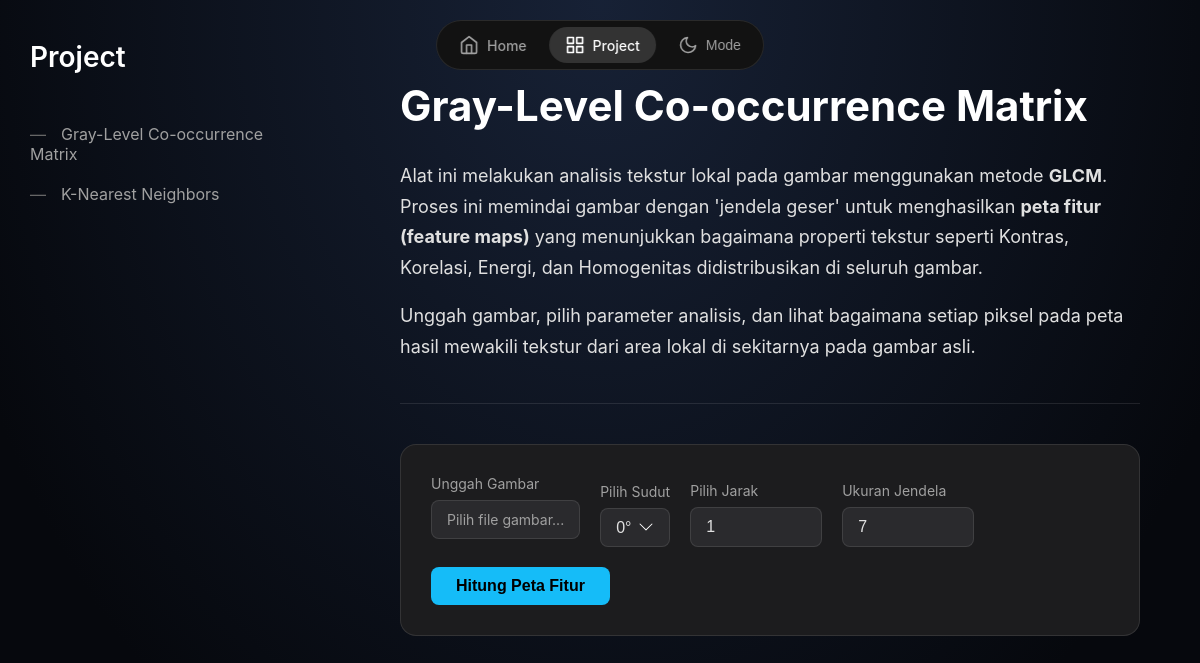
/task/1, run on the app's committed database.
### app.py (models this page shows)
class Task(db.Model):
    id = db.Column(db.Integer, primary_key=True)
    title = db.Column(db.String(100), nullable=False)
    thumbnail = db.Column(db.String(100), nullable=True)
    description = db.Column(db.Text, nullable=False)
    content = db.Column(db.Text, nullable=False)

### app.py (the view, shortened to what this page needs)
@app.route('/task/<int:task_id>', methods=['GET', 'POST'])
def task_detail(task_id):
    task = Task.query.get_or_404(task_id)
    tasks = Task.query.all()
    return render_template('task_detail.html', show_sidebar=True, task=task, tasks=tasks)

### templates/task_detail.html (shortened to what this page needs)
{% extends 'base.html' %}
{% block header %}{{ task.title }}{% endblock %}
{% block content %}
<div class="task-content">
    {{ task.content|safe }}
</div>
<hr class="section-divider">
<div class="glcm-tool-container">
    <form method="POST" enctype="multipart/form-data" class="glcm-form">
        <div class="form-group">
            <label for="image-upload-label">Unggah Gambar</label>
            <label for="image-upload" class="custom-file-upload" id="image-upload-label">
                <span id="file-name-display">Pilih file gambar...</span>
            </label>
        </div>
        <div class="form-group">
            <label for="angle-select">Pilih Sudut</label>
            <select id="angle-select" name="angle">
                <option value="0">0°</option>
            </select>
        </div>
        <div class="form-group">
            <label for="distance-input">Pilih Jarak</label>
            <input type="number" id="distance-input" name="distance" value="1" min="1" max="20" class="number-input">
        </div>
        <div class="form-group">
            <label for="window-size-input">Ukuran Jendela</label>
            <input type="number" id="window-size-input" name="window_size" value="7" min="3" step="2" class="number-input">
        </div>
        <button type="submit" class="btn-submit">Hitung Peta Fitur</button>
    </form>
</div>
{% endblock %}

### templates/base.html (shortened to what this page needs)
<!DOCTYPE html>
<html lang="id">
<head>
    <link rel="stylesheet" href="{{ url_for('static', filename='style.css') }}">
</head>
<body>
    <nav class="top-nav">
        <a href="{{ url_for('index') }}" class="nav-item {% if not show_sidebar %}active{% endif %}">
            <svg xmlns="http://www.w3.org/2000/svg" width="24" height="24" viewBox="0 0 24 24" fill="none" stroke="currentColor" stroke-width="2" stroke-linecap="round" stroke-linejoin="round"><path d="m3 9 9-7 9 7v11a2 2 0 0 1-2 2H5a2 2 0 0 1-2-2z"></path><polyline points="9 22 9 12 15 12 15 22"></polyline></svg>
            <span>Home</span>
        </a>
        <a href="{{ url_for('tugas') }}" class="nav-item {% if show_sidebar %}active{% endif %}">
            <span>Project</span>
        </a>
        <button class="nav-item theme-toggle">
            <svg xmlns="http://www.w3.org/2000/svg" width="24" height="24" viewBox="0 0 24 24" fill="none" stroke="currentColor" stroke-width="2" stroke-linecap="round" stroke-linejoin="round"><path d="M21 12.79A9 9 0 1 1 11.21 3 7 7 0 0 0 21 12.79z"></path></svg>
            <span>Mode</span>
        </button>
    </nav>
    <div class="wrapper">
        {% if show_sidebar %}
        <aside class="sidebar">
            <h1 class="sidebar-title">Project</h1>
            <nav class="sidebar-nav">
                <ul>
                    {% for task_item in tasks %}
                    <li><a href="{{ url_for('task_detail', task_id=task_item.id) }}">{{ task_item.title }}</a></li>
                    {% endfor %}
                </ul>
            </nav>
        </aside>
        {% endif %}
        <main class="main-content {% if not show_sidebar %}full-width{% endif %}">
            <header>
                <h2>{% block header %}{% endblock %}</h2>
            </header>
            <article>
                {% block content %}{% endblock %}
            </article>
        </main>
    </div>
</body>
</html>

### static/style.css (style rules this page uses)
:root { --bg-dark: radial-gradient(ellipse at 50% 0%, hsl(220, 40%, 15%) 0%, #06080D 80%); --text-dark: #e0e0e0; --text-muted-dark: #a0a0a0; --text-header-dark: #ffffff; --card-bg-dark: #1c1c1e; --nav-bg-dark: #121212; --nav-active-dark: #333333; --link-dark: #15BCF8; --link-hover-dark: #49d0fc; --border-dark: rgba(255, 255, 255, 0.1); --bg-light: radial-gradient(ellipse at 50% 0%, hsl(195, 100%, 85%) 0%, #ffffff 70%); --text-light: #222222; --text-muted-light: #555555; --text-header-light: #000000; --card-bg-light: #ffffff; --nav-bg-light: rgba(255, 255, 255, 0.85); --nav-active-light: #e0e0e0; --link-light: #0077cc; --link-hover-light: #0099ff; --border-light: rgba(0, 0, 0, 0.1); }
body { background-image: var(--bg-dark); color: var(--text-dark); font-family: -apple-system, BlinkMacSystemFont, "Segoe UI", Roboto, Helvetica, Arial, sans-serif; margin: 0; min-height: 100vh; transition: background-image .5s ease, color .5s ease; }
.wrapper { display:flex;width:100%;min-height:100vh }
.sidebar { width:280px;padding:40px 30px;display:flex;flex-direction:column;flex-shrink:0;animation:fadeInFromLeft .7s ease-in-out forwards }
.main-content { flex-grow:1;padding:80px 60px 40px;overflow-y:auto;animation:fadeInFromLeft .7s ease-in-out forwards }
.main-content>header,.main-content>article,.main-content>.profile-layout { animation:floatUp .8s .2s ease-out forwards;opacity:0 }
.sidebar-title { font-size:28px;color:var(--text-header-dark);margin:0 0 50px;font-weight:600 }
.sidebar-nav ul { list-style:none;padding:0;margin:0 }
.sidebar-nav li { margin-bottom:20px }
.sidebar-nav a { color:var(--text-muted-dark);text-decoration:none;font-size:16px;transition:color .3s ease }
.sidebar-nav a::before { content:'—';margin-right:15px;color:#666 }
.top-nav { position:fixed;top:20px;left:50%;transform:translateX(-50%);background-color:var(--nav-bg-dark);backdrop-filter:blur(10px);-webkit-backdrop-filter:blur(10px);border:1px solid var(--border-dark);border-radius:9999px;padding:6px;display:flex;align-items:center;gap:6px;z-index:100 }
.nav-item { padding:8px 16px;color:var(--text-muted-dark);text-decoration:none;display:flex;align-items:center;justify-content:center;border-radius:9999px;transition:background-color .3s ease,color .3s ease;background-color:transparent;border:none;cursor:pointer;font-size:14px;font-weight:500;white-space:nowrap;gap:8px }
.nav-item svg { width:20px;height:20px;stroke:currentColor }
.nav-item.active { background-color:var(--nav-active-dark);color:var(--text-header-dark) }
.main-content header h2, .tasks-section h2 { font-size:42px;font-weight:700;color:var(--text-header-dark);margin-top:0;margin-bottom:30px }
.main-content article p { font-size:18px;line-height:1.7;color:var(--text-dark);max-width:800px }
.section-divider { border:none;height:1px;background-color:var(--border-dark);margin:40px 0 }
.glcm-tool-container,.glcm-results-container { background-color:var(--card-bg-dark);border:1px solid var(--border-dark);border-radius:16px;padding:30px;margin-top:30px }
.glcm-form { display:flex;flex-wrap:wrap;align-items:flex-end;gap:20px }
.form-group { display:flex;flex-direction:column }
.form-group label { font-size:14px;color:var(--text-muted-dark);margin-bottom:8px }
.custom-file-upload { background-color:#2a2a2d;border:1px solid var(--border-dark);border-radius:8px;padding:10px 15px;cursor:pointer;transition:background-color .3s ease;white-space:nowrap;overflow:hidden;text-overflow:ellipsis;max-width:250px }
#angle-select,.number-input { background-color:#2a2a2d;color:var(--text-dark);border:1px solid var(--border-dark);border-radius:8px;padding:10px 15px;font-size:16px }
#angle-select { -webkit-appearance:none;-moz-appearance:none;appearance:none;background-repeat:no-repeat;background-position:right 15px center }
.number-input { width:100px }
.btn-submit { background-color:var(--link-dark);color:#000;padding:10px 25px;border-radius:8px;border:none;font-weight:700;font-size:16px;cursor:pointer;transition:all .3s ease }

### data on the page
Task: title "Gray-Level Co-occurrence Matrix", content "Alat ini melakukan analisis tekstur lokal pada gambar menggunakan metode GLCM . Proses ini memindai gambar dengan 'jendela geser' untuk menghasilkan peta fitur (feature maps) yang menunjukkan bagaimana properti tekstur seperti Kontras, Korelasi, Energi, dan Homogenitas didistribusikan di seluruh gambar. Unggah gambar, pilih parameter analisis, dan lihat bagaimana setiap piksel pada peta hasil mewakili tekstur dari area lokal di sekitarnya pada gambar asli."
Task: title "K-Nearest Neighbors"
